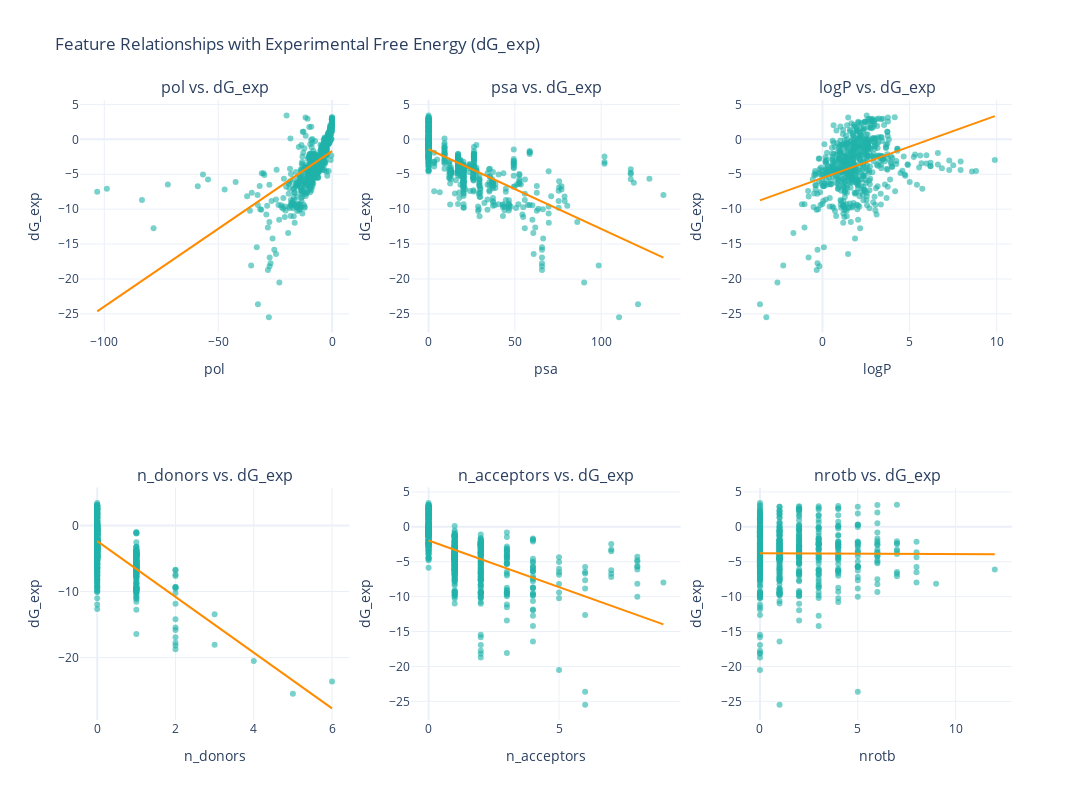

Notebook source saved alongside this figure:
### Code cell
from plotly.subplots import make_subplots
import plotly.graph_objects as go
from sklearn.linear_model import LinearRegression

# List of features to plot against dG_exp
features = ["pol", "psa", "logP", "n_donors", "n_acceptors", "nrotb"]

# Create subplots
fig = make_subplots(
    rows=2,
    cols=3,  # 2 rows, 3 columns
    subplot_titles=[f"{feat} vs. dG_exp" for feat in features],
)

# Add scatter plots and estimator lines for each feature
for i, feat in enumerate(features):
    row = (i // 3) + 1  # Calculate row position
    col = (i % 3) + 1  # Calculate column position

    # Add scatter plot
    fig.add_trace(
        go.Scatter(
            x=df[feat],
            y=df["dG_exp"],
            mode="markers",
            marker=dict(color="lightseagreen", opacity=0.6),
            name=feat,
            showlegend=False,
        ),
        row=row,
        col=col,
    )

    # Add estimator line (linear regression)
    x = df[feat].values.reshape(-1, 1)
    y = df["dG_exp"].values
    model = LinearRegression()
    model.fit(x, y)
    y_pred = model.predict(x)

    fig.add_trace(
        go.Scatter(
            x=df[feat],
            y=y_pred,
            mode="lines",
            line=dict(color="darkorange", width=2),
            name=f"{feat} Estimator",
            showlegend=False,
        ),
        row=row,
        col=col,
    )

# Update layout
fig.update_layout(
    title="Feature Relationships with Experimental Free Energy (dG_exp)",
    template="plotly_white",
    height=800,  # Adjust height for better visibility
    width=1200,  # Adjust width for better visibility
)

# Update axis labels
for i, feat in enumerate(features):
    row = (i // 3) + 1
    col = (i % 3) + 1
    fig.update_xaxes(title_text=feat, row=row, col=col)
    fig.update_yaxes(title_text="dG_exp", row=row, col=col)

# Show plot
fig.show()

### Figure 1 — Plotly figure (JSON) as saved in the notebook; plotly's stock layout.template omitted (floating-point values rounded to 4 significant figures; data arrays with more than 128 entries replaced by an {"elided": "..."} marker saying what was removed)
{"data": [{"marker": {"color": "lightseagreen", "opacity": 0.6}, "mode": "markers", "name": "pol", "showlegend": false, "type": "scatter", "x": {"elided": "643 float values"}, "xaxis": "x", "y": {"elided": "643 float values"}, "yaxis": "y"}, {"line": {"color": "darkorange", "width": 2}, "mode": "lines", "name": "pol Estimator", "showlegend": false, "type": "scatter", "x": {"elided": "643 float values"}, "xaxis": "x", "y": {"elided": "643 float values"}, "yaxis": "y"}, {"marker": {"color": "lightseagreen", "opacity": 0.6}, "mode": "markers", "name": "psa", "showlegend": false, "type": "scatter", "x": {"elided": "643 float values"}, "xaxis": "x2", "y": {"elided": "643 float values"}, "yaxis": "y2"}, {"line": {"color": "darkorange", "width": 2}, "mode": "lines", "name": "psa Estimator", "showlegend": false, "type": "scatter", "x": {"elided": "643 float values"}, "xaxis": "x2", "y": {"elided": "643 float values"}, "yaxis": "y2"}, {"marker": {"color": "lightseagreen", "opacity": 0.6}, "mode": "markers", "name": "logP", "showlegend": false, "type": "scatter", "x": {"elided": "643 float values"}, "xaxis": "x3", "y": {"elided": "643 float values"}, "yaxis": "y3"}, {"line": {"color": "darkorange", "width": 2}, "mode": "lines", "name": "logP Estimator", "showlegend": false, "type": "scatter", "x": {"elided": "643 float values"}, "xaxis": "x3", "y": {"elided": "643 float values"}, "yaxis": "y3"}, {"marker": {"color": "lightseagreen", "opacity": 0.6}, "mode": "markers", "name": "n_donors", "showlegend": false, "type": "scatter", "x": {"elided": "643 int values"}, "xaxis": "x4", "y": {"elided": "643 float values"}, "yaxis": "y4"}, {"line": {"color": "darkorange", "width": 2}, "mode": "lines", "name": "n_donors Estimator", "showlegend": false, "type": "scatter", "x": {"elided": "643 int values"}, "xaxis": "x4", "y": {"elided": "643 float values"}, "yaxis": "y4"}, {"marker": {"color": "lightseagreen", "opacity": 0.6}, "mode": "markers", "name": "n_acceptors", "showlegend": false, "type": "scatter", "x": {"elided": "643 int values"}, "xaxis": "x5", "y": {"elided": "643 float values"}, "yaxis": "y5"}, {"line": {"color": "darkorange", "width": 2}, "mode": "lines", "name": "n_acceptors Estimator", "showlegend": false, "type": "scatter", "x": {"elided": "643 int values"}, "xaxis": "x5", "y": {"elided": "643 float values"}, "yaxis": "y5"}, {"marker": {"color": "lightseagreen", "opacity": 0.6}, "mode": "markers", "name": "nrotb", "showlegend": false, "type": "scatter", "x": {"elided": "643 int values"}, "xaxis": "x6", "y": {"elided": "643 float values"}, "yaxis": "y6"}, {"line": {"color": "darkorange", "width": 2}, "mode": "lines", "name": "nrotb Estimator", "showlegend": false, "type": "scatter", "x": {"elided": "643 int values"}, "xaxis": "x6", "y": {"elided": "643 float values"}, "yaxis": "y6"}], "layout": {"annotations": [{"font": {"size": 16}, "showarrow": false, "text": "pol vs. dG_exp", "x": 0.1444, "xanchor": "center", "xref": "paper", "y": 1, "yanchor": "bottom", "yref": "paper"}, {"font": {"size": 16}, "showarrow": false, "text": "psa vs. dG_exp", "x": 0.5, "xanchor": "center", "xref": "paper", "y": 1, "yanchor": "bottom", "yref": "paper"}, {"font": {"size": 16}, "showarrow": false, "text": "logP vs. dG_exp", "x": 0.8556, "xanchor": "center", "xref": "paper", "y": 1, "yanchor": "bottom", "yref": "paper"}, {"font": {"size": 16}, "showarrow": false, "text": "n_donors vs. dG_exp", "x": 0.1444, "xanchor": "center", "xref": "paper", "y": 0.375, "yanchor": "bottom", "yref": "paper"}, {"font": {"size": 16}, "showarrow": false, "text": "n_acceptors vs. dG_exp", "x": 0.5, "xanchor": "center", "xref": "paper", "y": 0.375, "yanchor": "bottom", "yref": "paper"}, {"font": {"size": 16}, "showarrow": false, "text": "nrotb vs. dG_exp", "x": 0.8556, "xanchor": "center", "xref": "paper", "y": 0.375, "yanchor": "bottom", "yref": "paper"}], "height": 800, "title": {"text": "Feature Relationships with Experimental Free Energy (dG_exp)"}, "width": 1200, "xaxis": {"anchor": "y", "domain": [0, 0.2889], "title": {"text": "pol"}}, "xaxis2": {"anchor": "y2", "domain": [0.3556, 0.6444], "title": {"text": "psa"}}, "xaxis3": {"anchor": "y3", "domain": [0.7111, 1], "title": {"text": "logP"}}, "xaxis4": {"anchor": "y4", "domain": [0, 0.2889], "title": {"text": "n_donors"}}, "xaxis5": {"anchor": "y5", "domain": [0.3556, 0.6444], "title": {"text": "n_acceptors"}}, "xaxis6": {"anchor": "y6", "domain": [0.7111, 1], "title": {"text": "nrotb"}}, "yaxis": {"anchor": "x", "domain": [0.625, 1], "title": {"text": "dG_exp"}}, "yaxis2": {"anchor": "x2", "domain": [0.625, 1], "title": {"text": "dG_exp"}}, "yaxis3": {"anchor": "x3", "domain": [0.625, 1], "title": {"text": "dG_exp"}}, "yaxis4": {"anchor": "x4", "domain": [0, 0.375], "title": {"text": "dG_exp"}}, "yaxis5": {"anchor": "x5", "domain": [0, 0.375], "title": {"text": "dG_exp"}}, "yaxis6": {"anchor": "x6", "domain": [0, 0.375], "title": {"text": "dG_exp"}}}}
